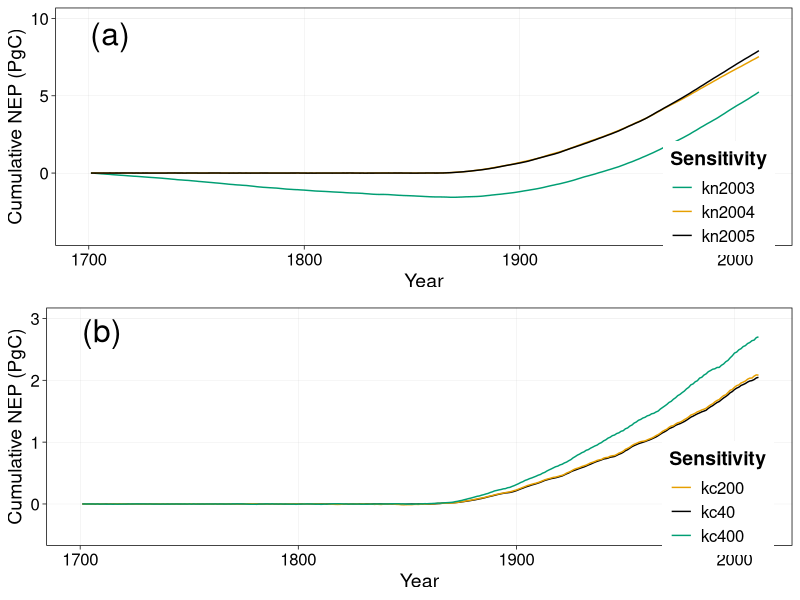

Recreate this plot in R.

### read in files
ndep1DF <- read.csv("input/NDEP_sens_kn1.csv")
ndep2DF <- read.csv("input/NDEP_sens_kn2.csv")
co2DF <- read.csv("input/CO2_sens.csv")


### plotting settings
# two nice color palette for color blind
# The palette with grey:
cbPalette <- c("#999999", "#E69F00", "#56B4E9",
               "#009E73", "#F0E442", "#0072B2", "#D55E00", "#CC79A7")

# The palette with black:
cbbPalette <- c("#000000", "#E69F00", "#56B4E9", 
                "#009E73", "#F0E442", "#0072B2", "#D55E00", "#CC79A7")

require(ggplot2)
require(gridExtra)


## Plot sensitivity to timber and ag assumptions
p1 <- ggplot(ndep2DF) +
    geom_line(aes(x=year, y=kn2003_effect/1000, col="kn2003")) +
    geom_line(aes(x=year, y=kn2004_effect/1000, col="kn2004")) +
    geom_line(aes(x=year, y=kn2005_effect/1000, col="kn2005")) +
    theme_linedraw() +
    theme(panel.grid.minor=element_blank(),
          axis.text=element_text(size=12),
          axis.title=element_text(size=14),
          legend.text=element_text(size=12),
          legend.title=element_text(size=14, face="bold"),
          legend.position=c(0.9,0.2),
          legend.background = element_rect(size=0.5, linetype="solid"),
          panel.grid.major=element_line(color="grey")) +
    ylim(-4, 10) + 
    xlim(1700, 2011) +
    labs(x="Year", y="Cumulative NEP (PgC)") +
    scale_colour_manual(name="Sensitivity", 
                        values = c("kn2003" = cbbPalette[4], "kn2004" = cbbPalette[2], 
                                   "kn2005" = cbbPalette[1]))+
    annotate("text", x = 1710, y = 9, label = "(a)", size=8)

### Plot sens to timber and ag
p2 <- ggplot(co2DF) +
    geom_line(aes(x=year, y=CO2_ori/1000, col="kc40")) +
    geom_line(aes(x=year, y=CO2_kc200/1000, col="kc200")) +
    geom_line(aes(x=year, y=CO2_kc400/1000, col="kc400")) +
    theme_linedraw() +
    theme(panel.grid.minor=element_blank(),
          axis.text=element_text(size=12),
          axis.title=element_text(size=14),
          legend.text=element_text(size=12),
          legend.title=element_text(size=14, face="bold"),
          legend.position=c(0.9,0.2),
          legend.background = element_rect(size=0.5, linetype="solid"),
          panel.grid.major=element_line(color="grey")) +
    ylim(-0.5, 3.0) + 
    xlim(1700, 2011) +
    labs(x="Year", y="Cumulative NEP (PgC)") +
    scale_colour_manual(name="Sensitivity", 
                        values = c("kc40" = cbbPalette[1], "kc200" = cbbPalette[2], 
                                   "kc400" = cbbPalette[4])) +
    annotate("text", x = 1710, y = 2.8, label = "(b)", size=8)

pdf("Figure6.pdf")
grid.arrange(p1, p2, ncol=1)
dev.off()

